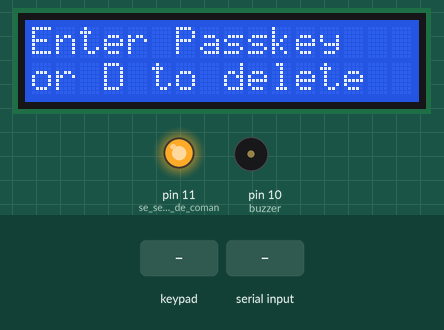
Bench run of a sketch on a simulated Arduino Uno, built with avr-gcc and run on an emulated ATmega328P. On the bench: 16×2 character LCD, output pins drawn as LEDs (lit = HIGH), buzzer (waves = sounding, pin HIGH). Inputs (shaded band) come from the test bench. Pins used as bus, display or sensor lines are not drawn; what the sketch prints to the serial monitor is not drawn.

Above: at 1.7 s.
At 4.3 s:
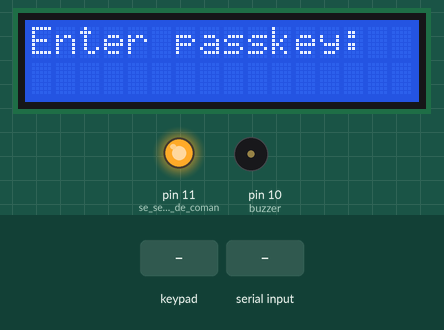
4.4 s: keypad keys 1 2 3 4 pressed 0.4 s apart
At 6.7 s:
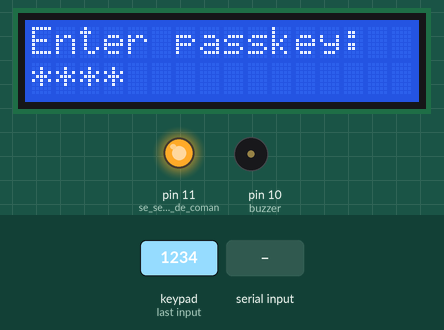
7.5 s: "D" received over Serial
9.0 s: "1" received over Serial
At 11.8 s:
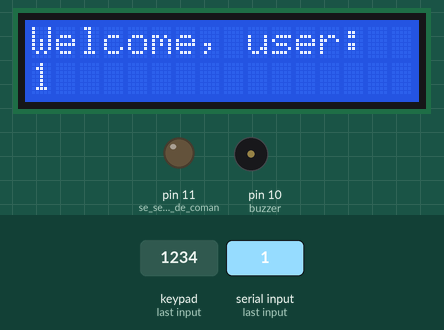
12.0 s: key 'D' pressed
15.0 s: key '*' pressed
At 17.7 s:
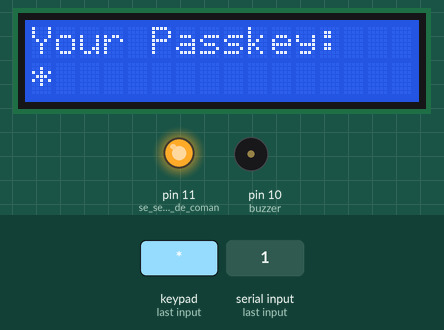
18.0 s: key '#' pressed
At 18.6 s:
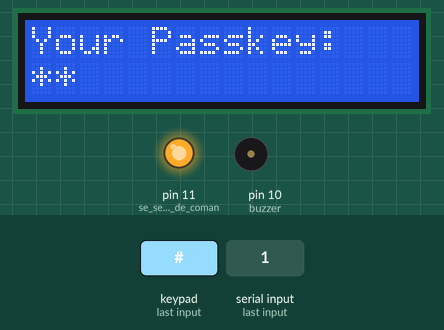
Timing chart, 0 to 20.5 s (numbered marks = the images above; inputs shaded):
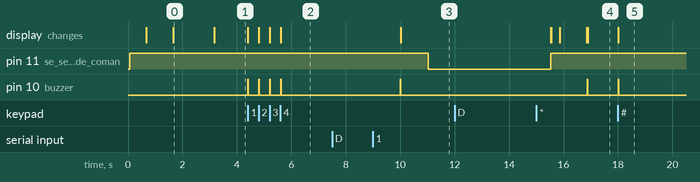

Measured:
- after the input at 4.4 s, pin 10 (buzzer): alternates HIGH for 0.02 s and LOW for 0.38 s, 8 changes in all, then stays LOW, starting at once; the display: first changes at once (image 2 shows a later state)
- after the input at 7.5 s, every drawn part: stays the same
- after the input at 9.0 s, pin 11 (se_seteaza_pinul_de_coman): HIGH → LOW after 2.0 s; pin 10 (buzzer): LOW → HIGH after 1.0 s, → LOW 0.02 s later; the display: changes after 1.0 s (image 3)
- after the input at 12.0 s, every drawn part: stays the same
- after the input at 15.0 s, pin 10 (buzzer): LOW → HIGH after 1.9 s, → LOW 0.02 s later; the display: first differs from a run without the input after 1.9 s (image 4)
- after the input at 18.0 s, pin 10 (buzzer): LOW → HIGH at once, → LOW 0.02 s later; the display: changes at once (image 5)
- what the display in image 0 shows lasts 1.5 s, from 1.7 s to 3.2 s

The sketch:

Digital_Door_Lock.ino
```cpp
#include <mysql.h>
#include <Keypad.h>
#include<LiquidCrystal.h>

LiquidCrystal lcd(9, 8, 7, 6, 5, 4); //definire lcd si, respectiv, legare la pinii de comanda

char *host, *user, *pass, *db;
char password[4]; // char array-ul in care vor fi preluate caracterele de la tastura
int i = 0;
char customKey = 0;
const byte ROWS = 4; // numarul de randuri ale tastaturii
const byte COLS = 4; // numarul de coloane ale tastaturii
char hexaKeys[ROWS][COLS] = {
  {'1', '4', '7', '*'},
  {'2', '5', '8', '0'},
  {'3', '6', '9', '#'},
  {'A', 'B', 'C', 'D'}
}; // definire matricei de butoane
byte rowPins[ROWS] = {A0, A1, A2, A3}; // conectarea randurilor tastaturii la liniile de pinout
byte colPins[COLS] = {A4, A5, 3, 2}; // conectarea coloanelor tastaturii la liniile de pinout

Keypad customKeypad = Keypad( makeKeymap(hexaKeys), rowPins, colPins, ROWS, COLS); // definire tastatura matriceala

int led;
int buzzer = 10;
int m11;
int m12;

void setup()
{
  pinMode(11, OUTPUT); // se seteaza pinul de comanda al releului ca iesire

  Serial.begin(9600); // se incepe comunicatia seriala cu 9600 bauds

  host = "localhost";
  user = "root";
  pass = "asus271995";
  db = "digital_door_lock"; // se preiau credentialele pentru comunicarea cu serverul php pe care se regaseste baza de date MySQL

  lcd.begin(16, 2); // se initializeaza lcd-ul

  pinMode(led, OUTPUT);
  pinMode(buzzer, OUTPUT);
  pinMode(m11, OUTPUT);
  pinMode(m12, OUTPUT); // se seteaza pinii led, buzzer, m11, m12 ca output

  digitalWrite(11, HIGH);
  delay(600);

  Serial.println(" Digital ");
  lcd.print(" Digital ");
  lcd.setCursor(0, 1);
  Serial.println(" Door Lock ");
  lcd.print(" Door Lock ");
  delay(1000);
  lcd.clear();

  lcd.print("Enter Passkey");
  lcd.setCursor(0, 1);
  lcd.print("or D to delete");
  delay (1500);
  Serial.println("Password:");
  lcd.clear();
  lcd.print("Enter passkey:");
  lcd.setCursor(0, 1);
}

void loop() {
  digitalWrite(11, HIGH);
  customKey = customKeypad.getKey(); // se defineste variabila in care se vor prelua caracterele de la tastura

  // Se introduc caracterele de la tastatura diferite de D in char array-ul password
  if (customKey && customKey != 'D')
  {
    password[i++] = customKey;
    lcd.print("*");
    Serial.print(customKey);
    beep();
  }

  // Daca s-au introdus 4 caractere se verifica daca parola se regaseste in baza de date
  if (i == 4)
  {
    String buffer = String(password[0]) + String(password[1]) + String(password[2]) + String(password[3]); // buffer-ul contine cele 4 caractere
    check_password(buffer); // se verifica validitatea parolei
  }

  // Daca s-a introdus D se realizeaza stergerea parolei si se va reveni la introducerea unei noi parole
  if (customKey == 'D')
  {
    lcd.print('D');
    delay(300);
    lcd.clear();
    lcd.print("Password cleared!");

    for (int k = 0; k < i; k++) {
      password[k] = "";
    }
    delay(1000);
    lcd.clear();
    lcd.print("Your Passkey:");
    Serial.println("Your Passkey:");
    lcd.setCursor(0, 1);
    i = 0;
  }
}

// Se implementeaza functia pentru beep-ul tastelor si de verificare pentru buzzer
void beep()
{
  digitalWrite(buzzer, HIGH);
  delay(20);
  digitalWrite(buzzer, LOW);
}

// Se implementeaza functia care verifica existenta parolei in baza de date
void check_password (String intreg) {
  // Se realizeaza conexiunea la baza de date utilizand credentialele predefinite prin conexiune seriala
  if (mysql_connect(host, user, pass, db)) {
    Serial.print("Connected to ");
    Serial.println(host);

    // Se defineste query-ul SQL ce va fi transmis pentru executie bazei de date
    char generic_query[] = {"SELECT user FROM passwords WHERE parola = '"};
    String str(generic_query);
    String query = str + intreg + "'";
    String result = mysql_result_query(query, "user");

    // Se analizeaza rezultatul query-ului primit de la baza de date prin conexiunea seriala
    if (result.length() > 0) {
      beep();
      lcd.clear();
      lcd.print("Welcome, user:");
      Serial.println("Welcome, user:");
      lcd.setCursor(0, 1);
      lcd.print(result);
      Serial.println(result);
      delay(1000);
      digitalWrite(led, HIGH);
      digitalWrite(11, LOW); // comuta releul, iar solenoidul isi retrage boltul pentru deschiderea usii
      delay(4500);

      // Se revine in starea de asteptare a unei parole
      lcd.clear();
      lcd.print("Enter Passkey:");
      Serial.println("Enter Passkey:");
      lcd.setCursor(0, 1);
      i = 0;
      digitalWrite(led, LOW);
    }
    else {
      Serial.println("Query execution failed or no record(s) found.");
      digitalWrite(11, HIGH);
      digitalWrite(buzzer, HIGH);
      lcd.clear();
      lcd.print("Access Denied...");
      Serial.println("Access Denied...");
      delay(1500);
      lcd.clear();
      lcd.print("Wrong Password...");
      Serial.println("Wrong Password...");
      lcd.setCursor(0, 1);
      lcd.print("TRY Again");
      Serial.println("TRY Again");
      delay(2000);

      //
      lcd.clear();
      lcd.print("Enter Passkey:");
      Serial.println("Enter Passkey:");
      lcd.setCursor(0, 1);
      i = 0;
      digitalWrite(buzzer, LOW);
    }
  }
  else {
    Serial.println("Connection failed.");
  }
}
```

mysql.h
```cpp
/*
 * mysql
 * Version 1.0 22th of August, 2015
 * Author : Ajay Masi
 * Organisation : Shivy Inc.
 */
#ifndef mysql_h
#define mysql_h

int mysql_connect(char *, char *, char *, char *);
void mysql_close();
int is_mysql();
int mysql_query(char *);
char* mysql_result_query(String, String);


#endif
```
